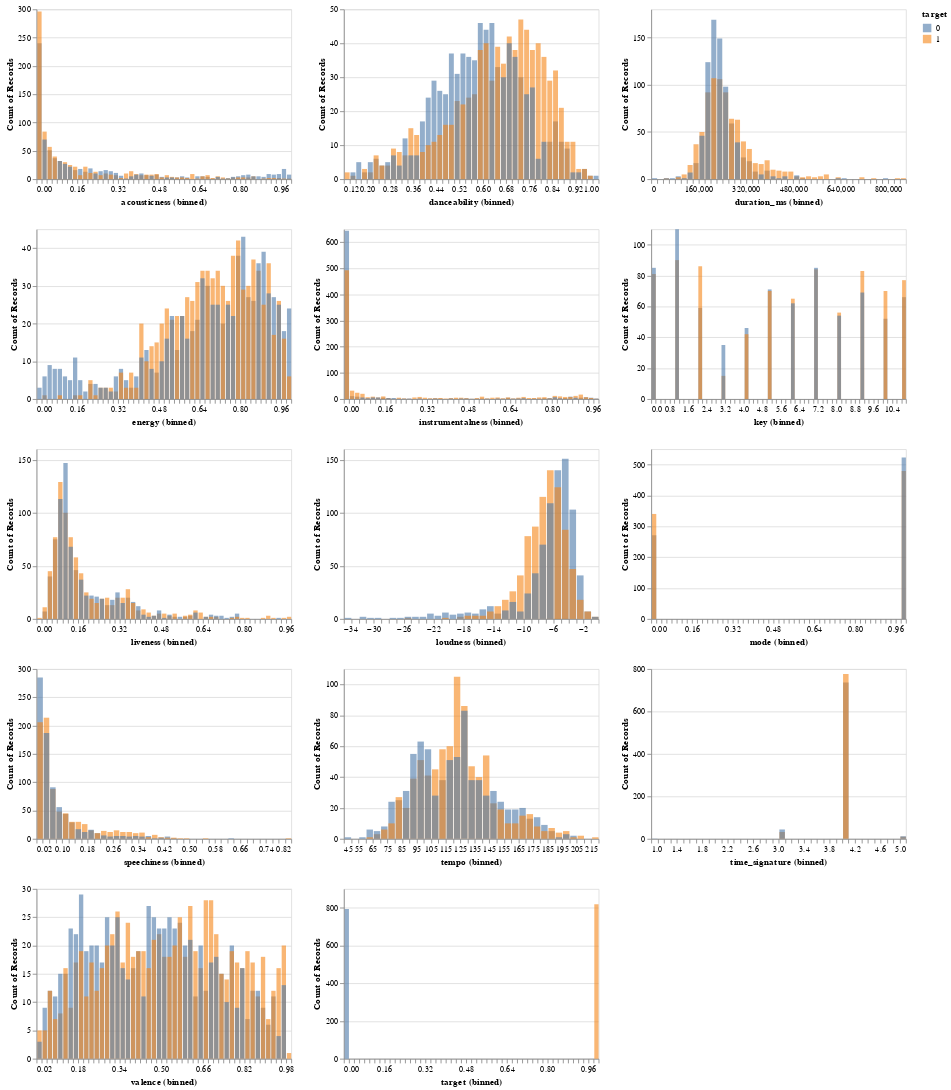

Notebook source saved alongside this figure:
### Code cell
alt.Chart(train_df).mark_bar(opacity = 0.6).encode(
     alt.X(alt.repeat(), type='quantitative', bin=alt.Bin(maxbins=60)),
     y=alt.Y('count()', stack=False),
    color = 'target:N'
).properties(
    width=300,
    height=200
).repeat(
    numeric_features, columns = 3
)

### Figure 1 — Vega-Lite specification as saved in the notebook (floating-point values rounded to 4 significant figures; data arrays with more than 128 entries replaced by an {"elided": "..."} marker saying what was removed)
{"config": {"view": {"continuousWidth": 400, "continuousHeight": 300}}, "repeat": ["acousticness", "danceability", "duration_ms", "energy", "instrumentalness", "key", "liveness", "loudness", "mode", "speechiness", "tempo", "time_signature", "valence", "target"], "spec": {"data": {"name": "data-dd18b7a5e8b6801161d076fecf695466"}, "mark": {"type": "bar", "opacity": 0.6}, "encoding": {"color": {"field": "target", "type": "nominal"}, "x": {"bin": {"maxbins": 60}, "field": {"repeat": "repeat"}, "type": "quantitative"}, "y": {"aggregate": "count", "stack": false, "type": "quantitative"}}, "height": 200, "width": 300}, "columns": 3, "$schema": "https://vega.github.io/schema/vega-lite/v4.17.0.json", "datasets": {"data-dd18b7a5e8b6801161d076fecf695466": {"elided": "1613 records"}}}
